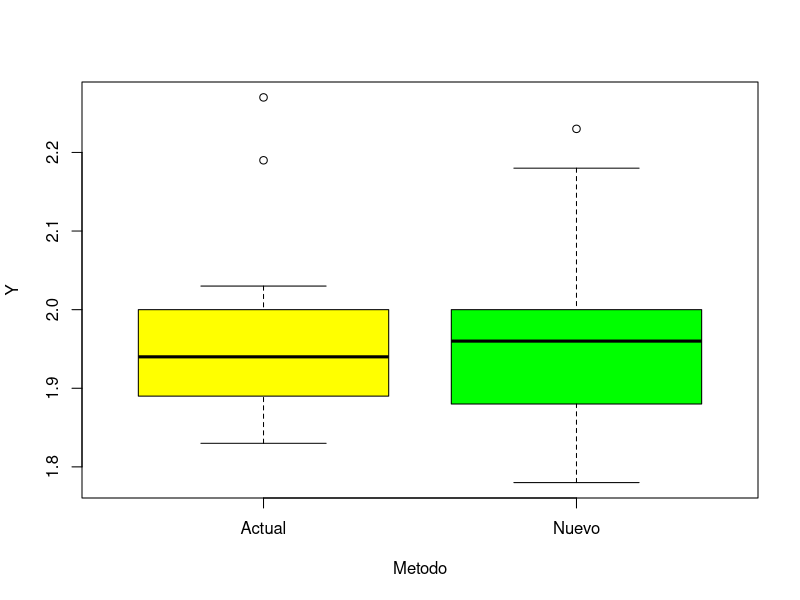

Here is the R script that generated this plot:
## ---- chunk 1
metodo.actual<-c(1.88,1.84,1.83,1.90,2.19,1.89,2.27,2.03,1.96,1.98,2.00,1.92,1.83,1.94,1.94,1.95,1.93,2.01)
metodo.nuevo<-c(1.87,1.90,1.85,1.88,2.18,1.87,2.23,1.97,2.00,1.98,1.99,1.89,1.78,1.92,2.02,2.00,1.95,2.05)

## ---- chunk 2
t.test(metodo.actual,metodo.nuevo,paired=TRUE)
## ---- chunk 3
df<-data.frame(Actual=metodo.actual,Nuevo=metodo.nuevo)

df2<-stack(df)

names(df2)=c("Y","Metodo")

boxplot(Y~Metodo,data=df2,col=c("yellow","green"))

## ---- chunk 4
BolaX<-c(75,46,57,43,58,32,61,56,34,65)
BolaY<-c(52,41,43,47,32,49,52,44,57,60)

## ---- chunk 5
t.test(BolaX,BolaY,paired=TRUE)
